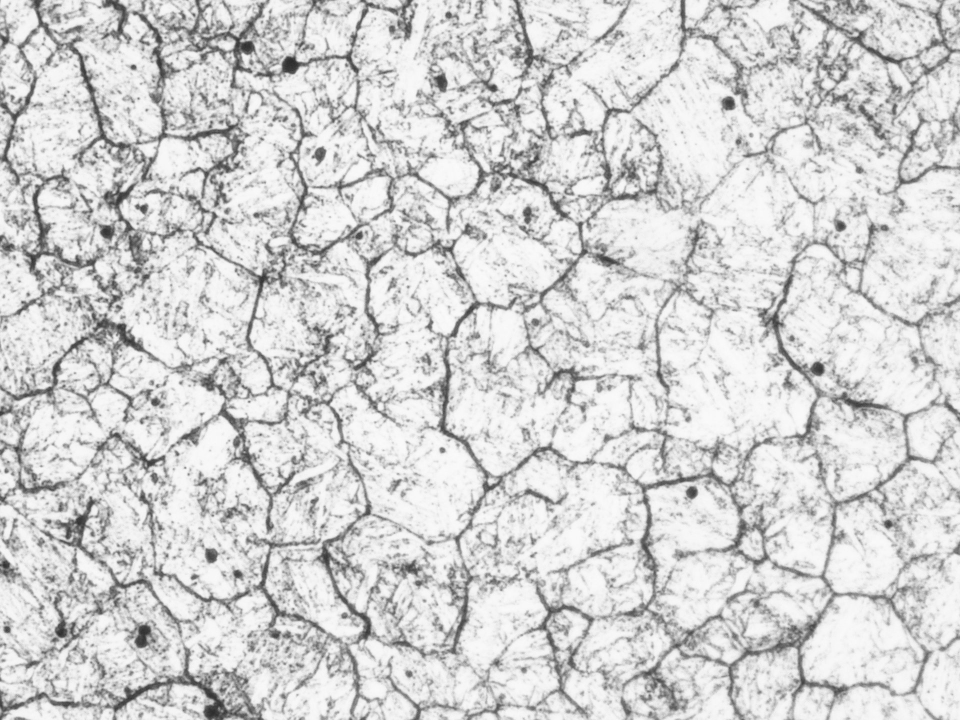
#> input picture 435_1000_1.jpg, 1920 x 1440 px (shown at 1/2 size); its folder holds only this picture in this run
$ python GrainSize_2.py
#> lines starting #> are read from the running program, lines starting #| are printed output that depends on the picture; after the words box and inside, x2 and y2 are one past the last pixel; in counts of white or black regions, pixels touching at a corner belong together
# coding: utf-8
# ライブラリのインポート
import cv2
import tkinter
from tkinter import filedialog
import numpy as np
import math

#変数の初期化
pts = []
testline_pts = []

n = 0
AddPoints = 0
DeletePoints = 0

# PhotoPictureWidthとPhotoMagnificationは撮影環境により変わるため、組織画像に合致した値に設定すること！
# 以下のPhotoPictureWidthとPhotoMagnificationは、画像を幅142mmで表示すると、倍率1000倍の組織画像になるという設定である
PhotoPictureWidth = 142 #画像の幅（撮影倍率で表示時の画像の幅）
PhotoMagnification = 1000 #撮影倍率

# 次の二つの値は変えなくてよい
Width=640 #画像のデフォルトの表示幅（高さは元画像から計算）、ディスプレイで見やすい大きさに設定
AnalysisPictureHeight=140 #解析時の画像の高さ（解析時の倍率で表示したときの画像の高さ：単位mm）

#マウスの左右ボタンがクリックされたときの処理
def callback(event, x, y, flags, param):
    global pts, n, AddPoints, DeletePoints

    #マウスの左ボタンがクリックされたとき
    if event == cv2.EVENT_LBUTTONDOWN:
        i = 0
        for testline_pt in testline_pts:
            #クリック位置(x,y)とtestline_ptsとの距離を求める
            if math.sqrt(math.pow((x - testline_pt[1]), 2) + math.pow((y - testline_pt[0]), 2)) < 4:
                pts.append([y, x])
                n = n + 1
                AddPoints = AddPoints + 1
                DrawFigure()

    #マウスの右ボタンがクリックされたとき
    if event == cv2.EVENT_RBUTTONDOWN:
        flag = 0
        i = 0
        #ptsからクリック位置に近い点を探す
        for pt in pts:
            if abs(pt[0] - y) < 5 and abs(pt[1] - x) < 5:
                point = i
                flag = 1
            i += 1
        if flag == 1:
            pts.pop(point)
            DeletePoints = DeletePoints + 1
        DrawFigure()

# 試験線と粒界位置を更新描画
def DrawFigure():

    global img_color, copy_img_color

    #リサイズ後のimg_colorのクローン
    copy_img_color = img_color.copy()

    center_x = int(Width / 2)
    center_y = int(Height / 2)

    cv2.circle(copy_img_color, (center_x, center_y), int(Radius1*Width), (0,0,255), thickness=2) #円描画
    cv2.circle(copy_img_color, (center_x, center_y), int(Radius2*Width), (0,0,255), thickness=2) #円描画
    cv2.circle(copy_img_color, (center_x, center_y), int(Radius3*Width), (0,0,255), thickness=2) #円描画

    for _pt in pts:
        cv2.circle(copy_img_color, (_pt[1], _pt[0]), int(Width/100), (255,0,0), thickness=2) #円描画

    points_num = len(pts)

    point_num_per_1mm = points_num / (500 / Magnification)
	# G0551の式A.11と式A.14の関係を使用（A.11からG(ASTM)を求め、それA.14を使ってGに変換）
    grain_number = -3.3335 + 6.6439 * math.log10(point_num_per_1mm)
    print(f'\nMagnification (for picture height = {AnalysisPictureHeight:.0f} mm): {Magnification:.0f}')
    print(f'Number of grain boundaries : {points_num}')
    print(f'Number of grain boundaries per 1 mm : {point_num_per_1mm:.1f}')
    print(f'Apparent grain size : {grain_number :.1f}')
    #cv2.putText(copy_img_color, "Apparent grain size : " + f'{grain_number :.1f}' , (int(Width/20), int(Height/15)), cv2.FONT_HERSHEY_PLAIN, Height/400, (0, 0, 255), 2, cv2.LINE_AA)

    cv2.namedWindow("Result", 16) #組織画像のwindow内で右クリックのメニューを非表示にする
    cv2.imshow("Result", copy_img_color)

# 試験線の座標値を抽出
def generate_testline_point():

    global testline_pts
    center_x = int(Width / 2)
    center_y = int(Height / 2)

    for i in range(180):
        theata_rad = 2 * i * math.pi/180
        x1 = int(center_x + Radius1*Width * math.cos(theata_rad))
        y1 = int(center_y + Radius1*Width * math.sin(theata_rad))
        testline_pts.append([y1, x1])

    for i in range(120):
        theata_rad = 3 * i * math.pi/180
        x2 = int(center_x + Radius2*Width * math.cos(theata_rad))
        y2 = int(center_y + Radius2*Width * math.sin(theata_rad))
        testline_pts.append([y2, x2])

    for i in range(90):
        theata_rad = 4 * i * math.pi/180
        x3 = int(center_x + Radius3*Width * math.cos(theata_rad))
        y3 = int(center_y + Radius3*Width * math.sin(theata_rad))
        testline_pts.append([y3, x3])

#ファイル選択（c:\Dataの拡張子jpgを開く場合）
root=tkinter.Tk()
root.withdraw()
fTyp = [("jpg", "*.jpg"), ("BMP", "*.bmp"), ("png", "*.png"), ("tiff", "*.tif")] #画像の種類を選択
iDir = 'C:/Data'
fname=filedialog.askopenfilename(filetypes=fTyp,initialdir=iDir)
#> the answer given: 435_1000_1.jpg

#ファイル読み込み
img_color= cv2.imread(fname) #画像ファイルのデータをimg_colorに代入
#> img_color is the input picture: shape (1440, 1920, 3); min 40, max 255, mean 210.3
img_gray = cv2.imread(fname, cv2.IMREAD_GRAYSCALE) #画像ファイルのデータをグレースケールでimg_grayに代入
#> img_gray: shape (1440, 1920); min 40, max 255, mean 210.3

img_height, img_width = img_gray.shape #画像ファイルのサイズの取得
#> img_height = 1440; img_width = 1920

Height=int(Width*img_height/img_width)
#> Height = 480

img_color = cv2.resize(img_color, (Width, Height))
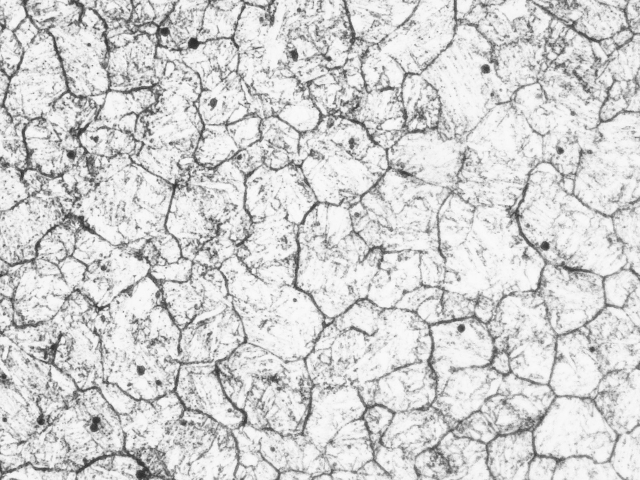
#> img_color: shape (480, 640, 3); min 43, max 253, mean 210.3
img_gray = cv2.resize(img_gray, (Width, Height))
#> img_gray: shape (480, 640)

#ここに、解析用の画像の幅と倍率の計算処理を入れる
PhotoPictureHeight = PhotoPictureWidth * img_height/img_width
#> PhotoPictureHeight = 106.5
Magnification = (AnalysisPictureHeight/PhotoPictureHeight)*PhotoMagnification
#> Magnification = 1314.6
PictureWidth = PhotoPictureWidth * Magnification / PhotoMagnification
#> PictureWidth = 186.7
PictureHeight = PictureWidth * img_height/img_width
#> PictureHeight = 140
miniGraSize=10/PictureWidth #（認識させる最小サイズ）/（画像の幅）
#> miniGraSize = 0.0536

#3個の同心円の半径を計算
Radius1 = 79.58/2/PictureWidth
#> Radius1 = 0.213
Radius2 = 53.05/2/PictureWidth
#> Radius2 = 0.142
Radius3 = 26.53/2/PictureWidth
#> Radius3 = 0.0711
miniGraSize=10/PictureWidth #（認識させる最小サイズ）/（画像の幅）

#リサイズ後のimg_colorのクローン
copy_img_color = img_color.copy()

#img_grayを反転二値化してimg_gray_inv_binaryに代入、二値化閾値は大津の二値化を使用
ret, img_gray_inv_binary=cv2.threshold(img_gray,0,255,cv2.THRESH_BINARY_INV+cv2.THRESH_OTSU)
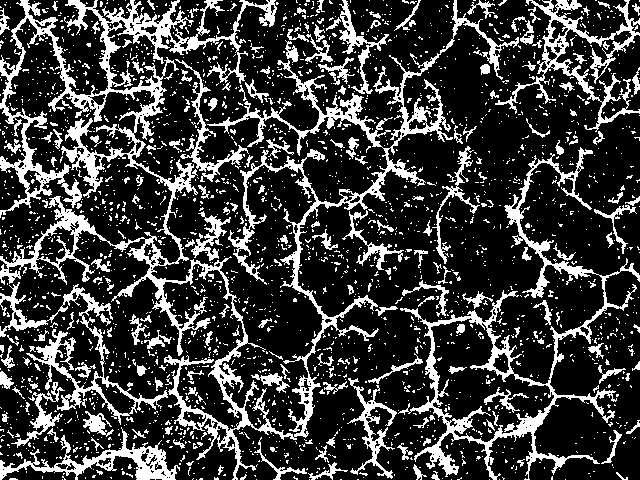
#> img_gray_inv_binary: shape (480, 640); 23.4% white; 2539 white regions (2331 under 20 px)
#> ret = 188
contours, hier = cv2.findContours(img_gray_inv_binary,cv2.RETR_LIST,cv2.CHAIN_APPROX_SIMPLE)
#> contours = 3026 contours, 2829 with area under 20; largest, box (x1, y1, x2, y2) and area: (0, 0, 519, 480) 24338, (398, 147, 640, 480) 14664, (430, 317, 555, 443) 8238, (0, 282, 168, 425) 3188, (495, 0, 640, 132) 2978

#各輪郭について最小外接円を求め、その円の半径がwidth*miniGraSizeより小さい輪郭をcontours1に格納
#その輪郭内を塗りつぶし
contours1 = [e for e in contours if int(Width * miniGraSize)  > int(cv2.minEnclosingCircle(e)[1]*2)]
#> contours1 = 2999 contours, 2829 with area under 20; largest, box (x1, y1, x2, y2) and area: (23, 169, 42, 195) 266, (548, 19, 569, 44) 246, (492, 352, 510, 374) 235, (182, 410, 207, 430) 228, (408, 118, 427, 131) 151

cv2.drawContours(img_gray_inv_binary, contours1, -1, (0, 0, 0), -1)
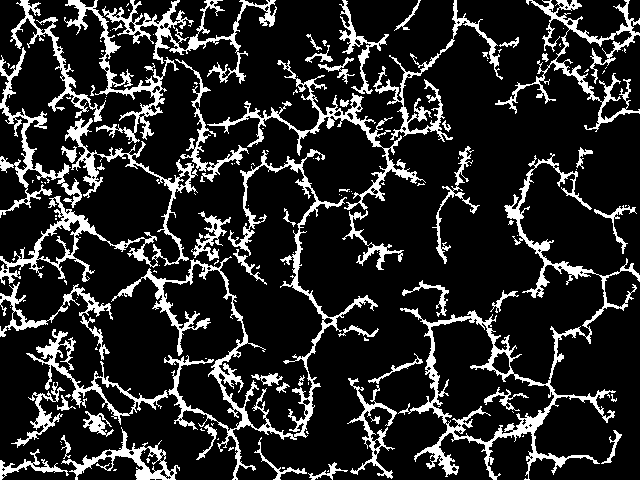
#> img_gray_inv_binary: shape (480, 640); 16.2% white; 146 white regions (89 under 20 px), largest, box (x1, y1, x2, y2) and area: (398, 153, 640, 480) 7371, (111, 149, 378, 480) 6986, (0, 118, 198, 285) 4143

# 試験線の座標値を抽出
generate_testline_point()

#　試験線の座標値上の輝度値が255の座標を粒界として検出
Flag1 = 0
Flag2 = 0
for testline_pt in testline_pts:
    y1 = testline_pt[0]
    x1 = testline_pt[1]
    kido = img_gray_inv_binary[y1, x1]
    if kido == 255 :
        Flag1 = 1
        if Flag1 == 1 and Flag2 == 0:
            pts.append(testline_pt)
    else:
        Flag1 = 0
    Flag2 = Flag1
#> this loop made 390 passes
#> kido on passes 1 to 12: 0, 0, 0, 0, 0, 0, 0, 0, 0, 0, 0, 255

# 試験線と粒界位置を描画
DrawFigure()
#> in DrawFigure, `cv2.circle(copy_img_color, (center_x, center_y), int(Radius3*Width), (..`:
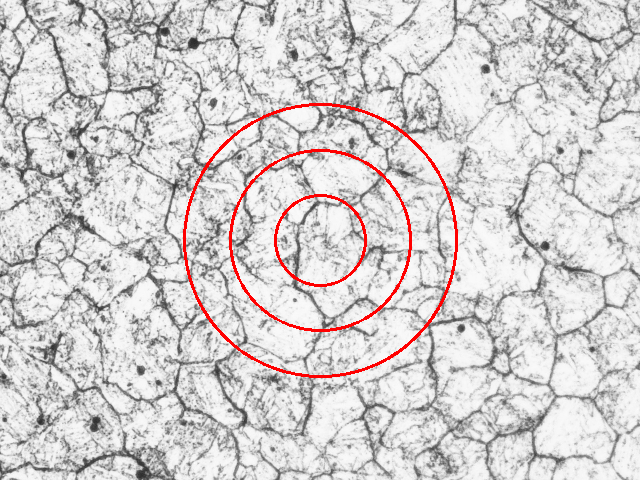
#> copy_img_color: shape (480, 640, 3); mean B, G, R 206.6, 206.6, 210.9
#> the loop in DrawFigure, `for _pt in pts:` made 32 passes
#> _pt on passes 1 to 12: [291, 446], [299, 442], [323, 427], [347, 236], [320, 209], [282, 190], [258, 184], [188, 193], [167, 204], [117, 260], [111, 273], [103, 315]
#> after the loop in DrawFigure, `for _pt in pts:`:
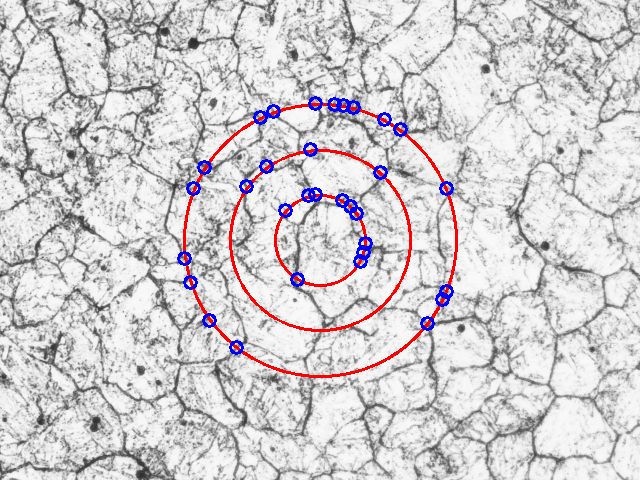
#> copy_img_color: shape (480, 640, 3); 1.11% of pixels changed, all inside (x1, y1, x2, y2) = (177, 96, 454, 355)
#| Magnification (for picture height = 140 mm): 1315
#| Number of grain boundaries : 32
#| Number of grain boundaries per 1 mm : 84.1
#| Apparent grain size : 9.5

# マウスクリックで呼ばれる関数
cv2.setMouseCallback('Result',callback)

# 任意のキーまたは「閉じる」ボタンをクリックするとウィンドウを閉じてプログラムを終了する
while True:
    key = cv2.waitKey(100) & 0xff
#> (key Esc is pressed here)
    if key != 255 or cv2.getWindowProperty('Result', cv2.WND_PROP_VISIBLE) !=  1:
        break
cv2.destroyAllWindows()

# 終了時の画像の保存（画像ファイル名＋_resultで同じフォルダに保存）
src = fname
idx = src.rfind(r".")
result_filename = (src[:idx] + "_result." + src[idx + 1 :])
cv2.imwrite(result_filename, copy_img_color)

$ run again, on SUJ_1000_1.jpg
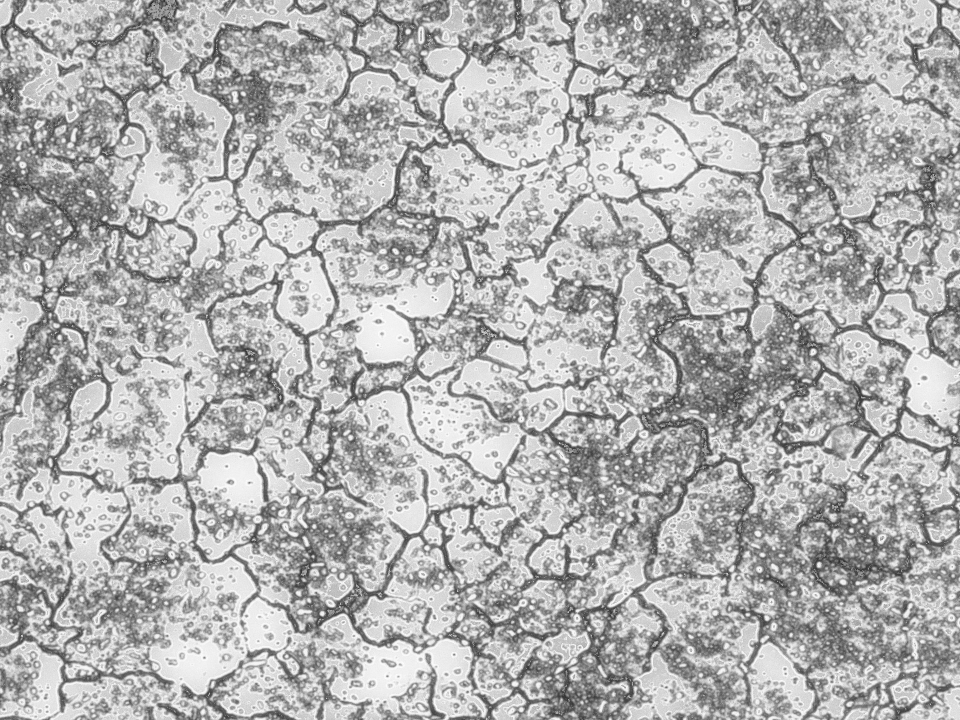
#> input picture SUJ_1000_1.jpg, 1920 x 1440 px (shown at 1/2 size)
#> img_color is the input picture: shape (1440, 1920, 3); min 30, max 255, mean 177.7
#> img_color: shape (480, 640, 3)
#> ret = 171
#> contours = 5985 contours, 5481 with area under 20; largest, box (x1, y1, x2, y2) and area: (0, 0, 640, 480) 192294, (124, 188, 217, 374) 6602, (157, 32, 300, 148) 6570, (198, 147, 312, 284) 6511, (268, 223, 419, 321) 6487
#> contours1 = 5928 contours, 5481 with area under 20; largest, box (x1, y1, x2, y2) and area: (236, 14, 265, 37) 384, (499, 197, 521, 228) 358, (599, 152, 619, 178) 302, (126, 272, 154, 299) 298, (592, 451, 620, 471) 288
#> `cv2.drawContours(img_gray_inv_binary, contours1, -1, (0, 0, 0), -1)`:
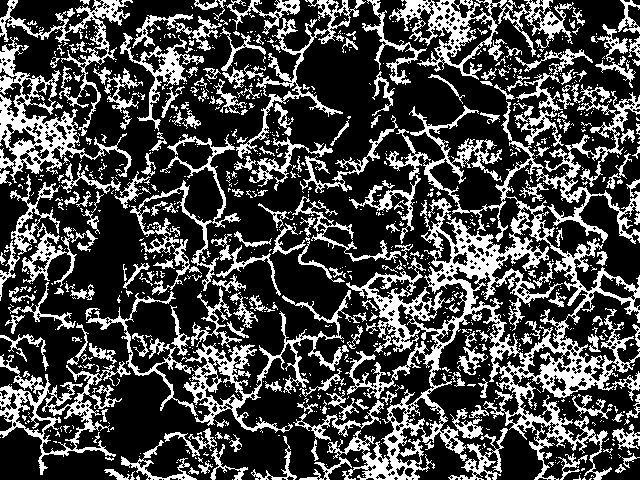
#> img_gray_inv_binary: shape (480, 640); 28.5% white; 935 white regions (707 under 20 px), largest, box (x1, y1, x2, y2) and area: (327, 84, 640, 480) 27461, (86, 290, 367, 433) 5304, (0, 37, 132, 183) 4331
#> the loop `for testline_pt in testline_pts:` made 390 passes
#> kido on passes 1 to 8: 255, 255, 0, 255, 0, 0, 255, 255
#> the loop in DrawFigure, `for _pt in pts:` made 66 passes
#> _pt on passes 1 to 8: [240, 456], [254, 455], [268, 453], [282, 449], [304, 440], [316, 433], [344, 407], [364, 375]
#> after the loop in DrawFigure, `for _pt in pts:`:
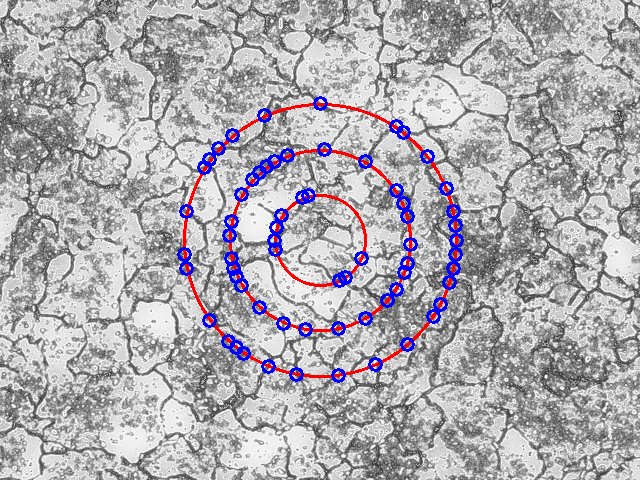
#> copy_img_color: shape (480, 640, 3); mean B, G, R 177.2, 171.3, 174.6
#| Magnification (for picture height = 140 mm): 1315
#| Number of grain boundaries : 66
#| Number of grain boundaries per 1 mm : 173.5
#| Apparent grain size : 11.5

$ run again, on SCM435_Mag1000.jpg
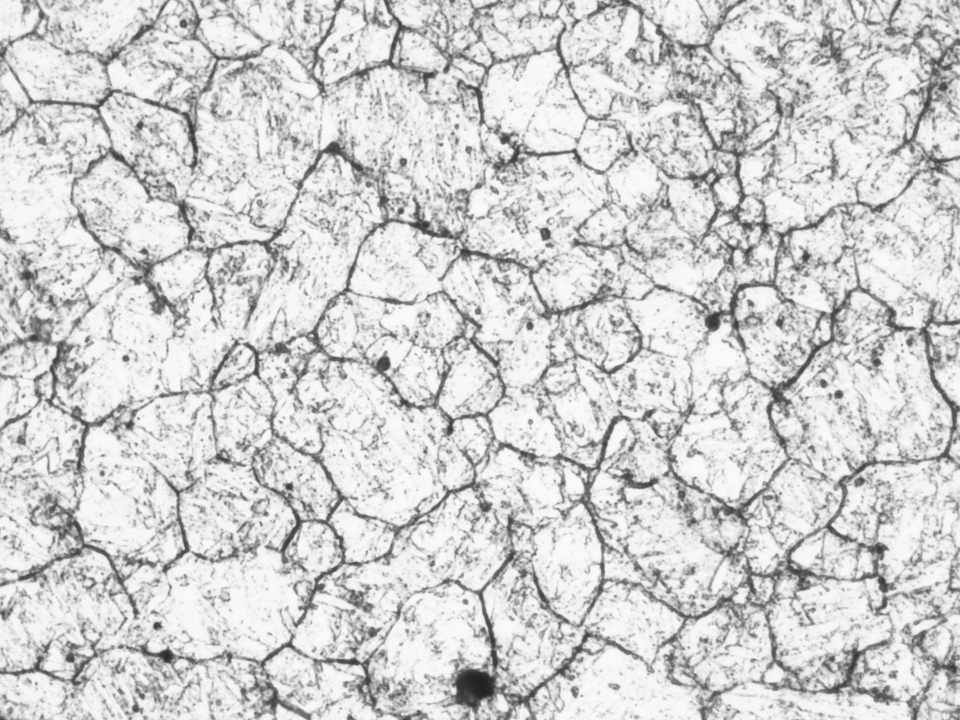
#> input picture SCM435_Mag1000.jpg, 1920 x 1440 px (shown at 1/2 size)
#> img_color is the input picture: shape (1440, 1920, 3); min 28, max 255, mean 208.8
#> img_color: shape (480, 640, 3)
#> ret = 186
#> contours = 3379 contours, 3183 with area under 20; largest, box (x1, y1, x2, y2) and area: (291, 0, 640, 480) 22896, (0, 0, 442, 419) 16597, (48, 103, 127, 175) 3129, (221, 0, 426, 123) 2650, (78, 411, 286, 480) 2106
#> contours1 = 3352 contours, 3183 with area under 20; largest, box (x1, y1, x2, y2) and area: (475, 117, 494, 141) 284, (474, 143, 500, 167) 278, (492, 129, 509, 149) 203, (500, 383, 516, 403) 160, (611, 18, 628, 40) 160
#> `cv2.drawContours(img_gray_inv_binary, contours1, -1, (0, 0, 0), -1)`:
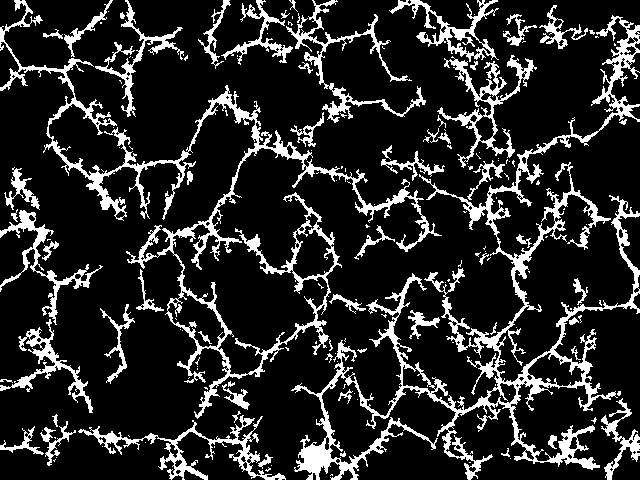
#> img_gray_inv_binary: shape (480, 640); 16.1% white; 165 white regions (104 under 20 px), largest, box (x1, y1, x2, y2) and area: (291, 15, 640, 480) 16529, (0, 0, 442, 419) 11873, (78, 415, 286, 480) 2231
#> the loop `for testline_pt in testline_pts:` made 390 passes
#> kido on passes 1 to 8: 0, 0, 0, 0, 0, 0, 0, 0
#> the loop in DrawFigure, `for _pt in pts:` made 29 passes
#> _pt on passes 1 to 8: [295, 444], [323, 427], [334, 418], [347, 403], [374, 343], [299, 197], [235, 183], [119, 255]
#> after the loop in DrawFigure, `for _pt in pts:`:
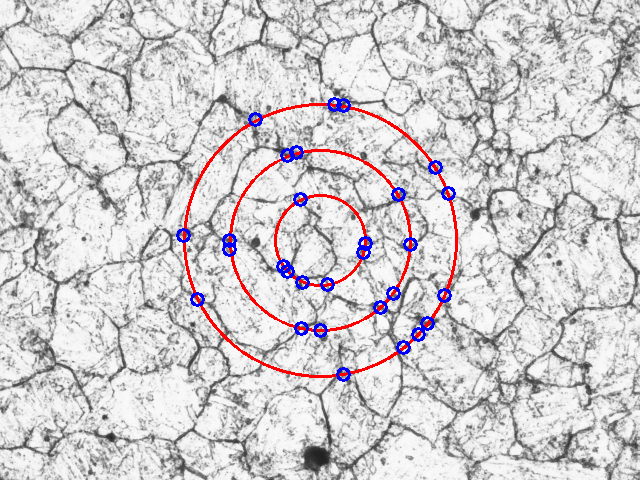
#> copy_img_color: shape (480, 640, 3); mean B, G, R 206.2, 203.6, 207.4
#| Magnification (for picture height = 140 mm): 1315
#| Number of grain boundaries : 29
#| Number of grain boundaries per 1 mm : 76.2
#| Apparent grain size : 9.2
